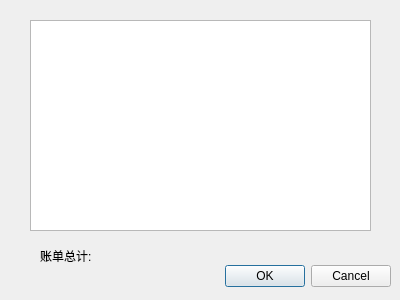
<?xml version="1.0" encoding="UTF-8"?>
<ui version="4.0">
 <class>dlg_checkout</class>
 <widget class="QDialog" name="dlg_checkout">
  <property name="geometry">
   <rect>
    <x>0</x>
    <y>0</y>
    <width>400</width>
    <height>300</height>
   </rect>
  </property>
  <property name="windowTitle">
   <string>Dialog</string>
  </property>
  <widget class="QDialogButtonBox" name="buttonBox">
   <property name="geometry">
    <rect>
     <x>50</x>
     <y>260</y>
     <width>341</width>
     <height>32</height>
    </rect>
   </property>
   <property name="orientation">
    <enum>Qt::Horizontal</enum>
   </property>
   <property name="standardButtons">
    <set>QDialogButtonBox::Cancel|QDialogButtonBox::Ok</set>
   </property>
  </widget>
  <widget class="QTableWidget" name="tablewidget">
   <property name="geometry">
    <rect>
     <x>30</x>
     <y>20</y>
     <width>341</width>
     <height>211</height>
    </rect>
   </property>
  </widget>
  <widget class="QLabel" name="label">
   <property name="geometry">
    <rect>
     <x>40</x>
     <y>240</y>
     <width>111</width>
     <height>31</height>
    </rect>
   </property>
   <property name="text">
    <string>账单总计: </string>
   </property>
  </widget>
 </widget>
 <resources/>
 <connections>
  <connection>
   <sender>buttonBox</sender>
   <signal>accepted()</signal>
   <receiver>dlg_checkout</receiver>
   <slot>accept()</slot>
   <hints>
    <hint type="sourcelabel">
     <x>248</x>
     <y>254</y>
    </hint>
    <hint type="destinationlabel">
     <x>157</x>
     <y>274</y>
    </hint>
   </hints>
  </connection>
  <connection>
   <sender>buttonBox</sender>
   <signal>rejected()</signal>
   <receiver>dlg_checkout</receiver>
   <slot>reject()</slot>
   <hints>
    <hint type="sourcelabel">
     <x>316</x>
     <y>260</y>
    </hint>
    <hint type="destinationlabel">
     <x>286</x>
     <y>274</y>
    </hint>
   </hints>
  </connection>
 </connections>
</ui>
